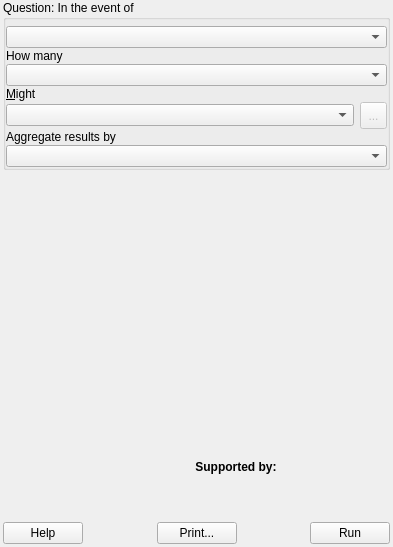
<?xml version="1.0" encoding="UTF-8"?>
<ui version="4.0">
 <class>DockBase</class>
 <widget class="QDockWidget" name="DockBase">
  <property name="geometry">
   <rect>
    <x>0</x>
    <y>0</y>
    <width>393</width>
    <height>547</height>
   </rect>
  </property>
  <property name="windowIcon">
   <iconset>
    <normaloff>:/plugins/inasafe/icon.png</normaloff>:/plugins/inasafe/icon.png</iconset>
  </property>
  <property name="windowTitle">
   <string>InaSAFE</string>
  </property>
  <widget class="QWidget" name="dockWidgetContents">
   <layout class="QGridLayout" name="gridLayout">
    <property name="leftMargin">
     <number>3</number>
    </property>
    <property name="topMargin">
     <number>0</number>
    </property>
    <property name="rightMargin">
     <number>3</number>
    </property>
    <property name="bottomMargin">
     <number>3</number>
    </property>
    <item row="2" column="0">
     <layout class="QVBoxLayout" name="verticalLayout_4">
      <property name="leftMargin">
       <number>9</number>
      </property>
      <item>
       <widget class="MessageViewer" name="wvResults" native="true">
        <property name="sizePolicy">
         <sizepolicy hsizetype="Preferred" vsizetype="MinimumExpanding">
          <horstretch>0</horstretch>
          <verstretch>0</verstretch>
         </sizepolicy>
        </property>
        <property name="minimumSize">
         <size>
          <width>0</width>
          <height>50</height>
         </size>
        </property>
        <property name="url" stdset="0">
         <url>
          <string>about:blank</string>
         </url>
        </property>
       </widget>
      </item>
      <item>
       <layout class="QHBoxLayout" name="horizontalLayout_3">
        <item>
         <widget class="QLabel" name="label_9">
          <property name="minimumSize">
           <size>
            <width>64</width>
            <height>64</height>
           </size>
          </property>
          <property name="maximumSize">
           <size>
            <width>64</width>
            <height>64</height>
           </size>
          </property>
          <property name="text">
           <string/>
          </property>
          <property name="pixmap">
           <pixmap resource="resources.qrc">:/plugins/inasafe/bnpb_logo_64.png</pixmap>
          </property>
          <property name="scaledContents">
           <bool>true</bool>
          </property>
          <property name="alignment">
           <set>Qt::AlignCenter</set>
          </property>
         </widget>
        </item>
        <item>
         <layout class="QVBoxLayout" name="verticalLayout">
          <item>
           <widget class="QLabel" name="label_3">
            <property name="font">
             <font>
              <weight>75</weight>
              <bold>true</bold>
             </font>
            </property>
            <property name="text">
             <string>Supported by:</string>
            </property>
            <property name="alignment">
             <set>Qt::AlignCenter</set>
            </property>
           </widget>
          </item>
          <item>
           <layout class="QHBoxLayout" name="horizontalLayout_2">
            <item>
             <spacer name="horizontalSpacer_3">
              <property name="orientation">
               <enum>Qt::Horizontal</enum>
              </property>
              <property name="sizeHint" stdset="0">
               <size>
                <width>40</width>
                <height>20</height>
               </size>
              </property>
             </spacer>
            </item>
            <item>
             <widget class="QLabel" name="label_4">
              <property name="text">
               <string/>
              </property>
              <property name="pixmap">
               <pixmap resource="resources.qrc">:/plugins/inasafe/Australian-AID-Identifier_blue-red-small.png</pixmap>
              </property>
              <property name="alignment">
               <set>Qt::AlignCenter</set>
              </property>
              <property name="wordWrap">
               <bool>true</bool>
              </property>
             </widget>
            </item>
            <item>
             <spacer name="horizontalSpacer_4">
              <property name="orientation">
               <enum>Qt::Horizontal</enum>
              </property>
              <property name="sizeHint" stdset="0">
               <size>
                <width>40</width>
                <height>20</height>
               </size>
              </property>
             </spacer>
            </item>
            <item>
             <widget class="QLabel" name="label">
              <property name="text">
               <string/>
              </property>
              <property name="pixmap">
               <pixmap resource="resources.qrc">:/plugins/inasafe/wb-logo-small.png</pixmap>
              </property>
             </widget>
            </item>
           </layout>
          </item>
         </layout>
        </item>
       </layout>
      </item>
     </layout>
    </item>
    <item row="0" column="0">
     <widget class="QGroupBox" name="grpQuestion">
      <property name="title">
       <string>Question: In the event of</string>
      </property>
      <layout class="QGridLayout" name="gridLayout_3">
       <property name="leftMargin">
        <number>0</number>
       </property>
       <property name="topMargin">
        <number>6</number>
       </property>
       <property name="rightMargin">
        <number>0</number>
       </property>
       <property name="bottomMargin">
        <number>0</number>
       </property>
       <property name="verticalSpacing">
        <number>1</number>
       </property>
       <item row="0" column="0" colspan="2">
        <widget class="QComboBox" name="cboHazard">
         <property name="insertPolicy">
          <enum>QComboBox::InsertAlphabetically</enum>
         </property>
        </widget>
       </item>
       <item row="1" column="0">
        <widget class="QLabel" name="label_7">
         <property name="text">
          <string>How many</string>
         </property>
         <property name="buddy">
          <cstring>cboExposure</cstring>
         </property>
        </widget>
       </item>
       <item row="3" column="0" colspan="2">
        <widget class="QComboBox" name="cboExposure">
         <property name="insertPolicy">
          <enum>QComboBox::InsertAlphabetically</enum>
         </property>
        </widget>
       </item>
       <item row="4" column="0">
        <widget class="QLabel" name="label_8">
         <property name="text">
          <string>&amp;Might</string>
         </property>
         <property name="buddy">
          <cstring>cboFunction</cstring>
         </property>
        </widget>
       </item>
       <item row="5" column="0">
        <widget class="QComboBox" name="cboFunction">
         <property name="sizePolicy">
          <sizepolicy hsizetype="Preferred" vsizetype="Fixed">
           <horstretch>0</horstretch>
           <verstretch>0</verstretch>
          </sizepolicy>
         </property>
         <property name="insertPolicy">
          <enum>QComboBox::InsertAlphabetically</enum>
         </property>
        </widget>
       </item>
       <item row="7" column="0" colspan="2">
        <widget class="QComboBox" name="cboAggregation"/>
       </item>
       <item row="5" column="1">
        <widget class="QToolButton" name="toolFunctionOptions">
         <property name="enabled">
          <bool>false</bool>
         </property>
         <property name="sizePolicy">
          <sizepolicy hsizetype="Fixed" vsizetype="Fixed">
           <horstretch>0</horstretch>
           <verstretch>0</verstretch>
          </sizepolicy>
         </property>
         <property name="minimumSize">
          <size>
           <width>27</width>
           <height>27</height>
          </size>
         </property>
         <property name="maximumSize">
          <size>
           <width>16777215</width>
           <height>27</height>
          </size>
         </property>
         <property name="toolTip">
          <string>Configure Impact Function Parameter</string>
         </property>
         <property name="text">
          <string>...</string>
         </property>
         <property name="icon">
          <iconset>
           <normalon>:/plugins/inasafe/edit.png</normalon>
          </iconset>
         </property>
         <property name="iconSize">
          <size>
           <width>27</width>
           <height>27</height>
          </size>
         </property>
        </widget>
       </item>
       <item row="6" column="0">
        <widget class="QLabel" name="label_2">
         <property name="text">
          <string>Aggregate results by</string>
         </property>
        </widget>
       </item>
      </layout>
     </widget>
    </item>
    <item row="5" column="0">
     <layout class="QHBoxLayout" name="horizontalLayout">
      <item>
       <widget class="QPushButton" name="pbnHelp">
        <property name="text">
         <string>Help</string>
        </property>
       </widget>
      </item>
      <item>
       <spacer name="horizontalSpacer_2">
        <property name="orientation">
         <enum>Qt::Horizontal</enum>
        </property>
        <property name="sizeHint" stdset="0">
         <size>
          <width>40</width>
          <height>20</height>
         </size>
        </property>
       </spacer>
      </item>
      <item>
       <widget class="QPushButton" name="pbnPrint">
        <property name="text">
         <string>Print...</string>
        </property>
       </widget>
      </item>
      <item>
       <spacer name="horizontalSpacer">
        <property name="orientation">
         <enum>Qt::Horizontal</enum>
        </property>
        <property name="sizeHint" stdset="0">
         <size>
          <width>40</width>
          <height>20</height>
         </size>
        </property>
       </spacer>
      </item>
      <item>
       <widget class="QPushButton" name="pbnRunStop">
        <property name="text">
         <string>Run</string>
        </property>
       </widget>
      </item>
     </layout>
    </item>
   </layout>
  </widget>
 </widget>
 <customwidgets>
  <customwidget>
   <class>MessageViewer</class>
   <extends>QWidget</extends>
   <header>message_viewer</header>
   <container>1</container>
  </customwidget>
 </customwidgets>
 <tabstops>
  <tabstop>cboHazard</tabstop>
  <tabstop>cboExposure</tabstop>
  <tabstop>cboFunction</tabstop>
  <tabstop>pbnRunStop</tabstop>
  <tabstop>pbnHelp</tabstop>
 </tabstops>
 <resources>
  <include location="resources.qrc"/>
  <include location="resources.qrc"/>
 </resources>
 <connections/>
</ui>
